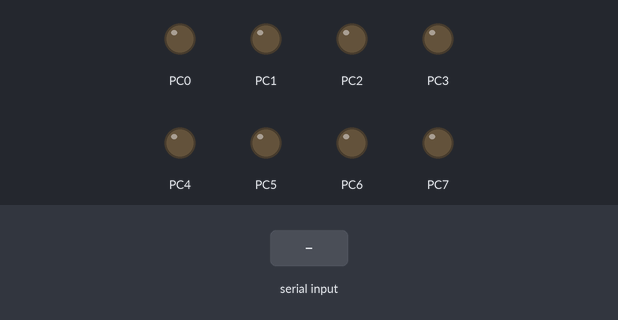
A program run on a simulated ATmega32, built with avr-gcc and emulated at 8 MHz (the files do not name the chip). On the bench: output pins drawn as LEDs (lit = HIGH). The test bench sets the inputs (shaded band).

Above: at 1.2 s.
1.3 s: "k" received over Serial
At 1.7 s:
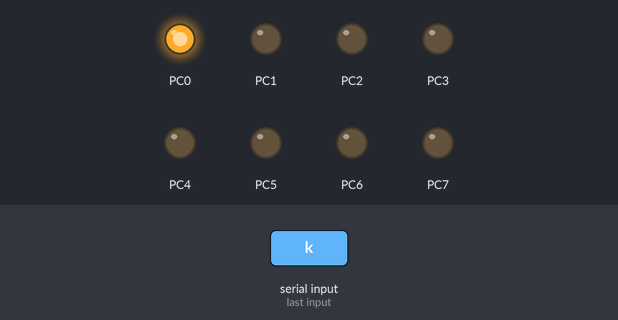
2.8 s: "l" received over Serial
At 4.1 s:
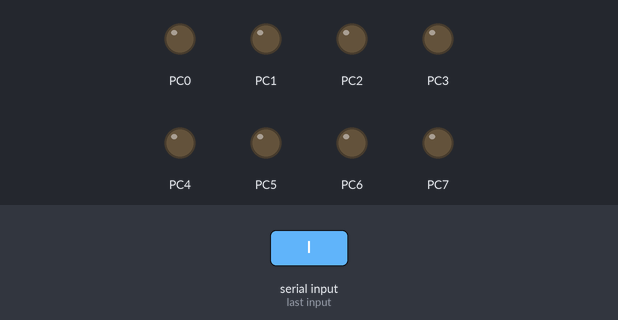
Timing chart, 0 to 5.8 s (numbered marks = the images above; inputs shaded):
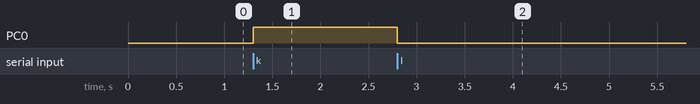

The program:

main.cpp
```cpp
#define F_CPU 8000000
#include <avr/io.h>
#include <avr/interrupt.h>

uint8_t rchar;

int main(void)
{
	DDRC=0xFF;

	/*Set baud rate */
	UBRRH = (unsigned char)(51>>8);
	UBRRL = (unsigned char)51;
	/*Enable receiver and transmitter */
	UCSRB = (1<<RXEN)|(1<<RXCIE);
	/* Set frame format: 8data, 1stop bit */
	UCSRC = (1<<URSEL)|(1<<USBS)|(3<<UCSZ0);
	sei();

    while (1)
    {
		if (rchar==107)
		{PORTC|=(1<<0);
		rchar=0;
		}

		if (rchar==108)
		{PORTC&=~(1<<0);
			rchar=0;
		}
    }
}

ISR(USART_RXC_vect){//A,B,C,D ???

	rchar=UDR;


}
```

Measured:
- after the input at 1.3 s, PC0: LOW → HIGH at once
- after the input at 2.8 s, PC0: HIGH → LOW at once
